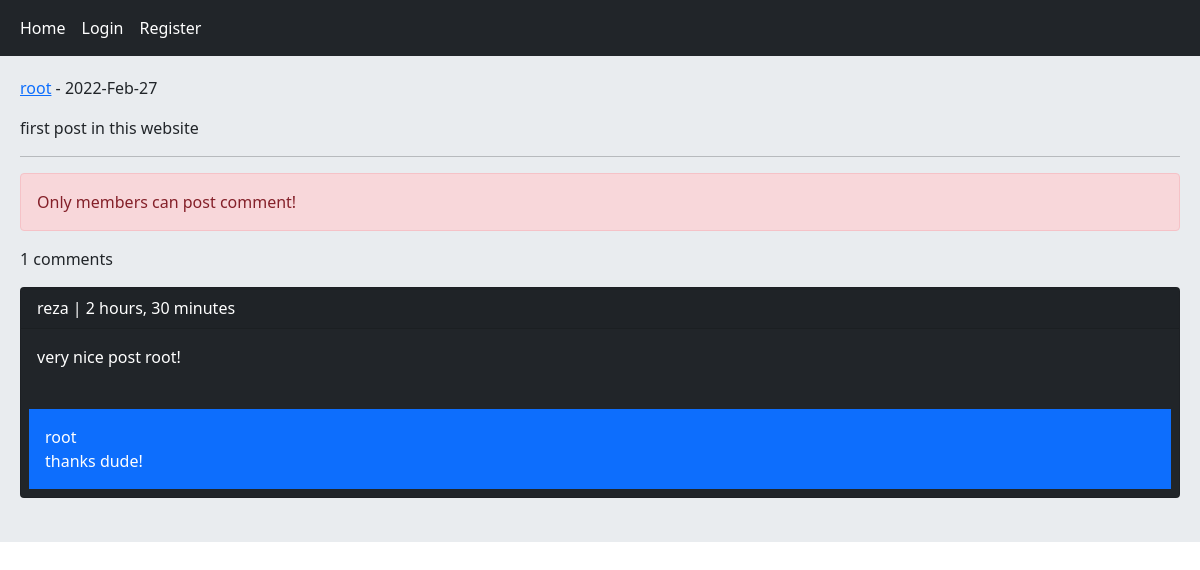
/post/1/first-post, run on the app's committed database.
### home/models.py (models this page shows, shortened)
class Post(models.Model):
    body = models.TextField()
    slug = models.SlugField()
    created = models.DateTimeField(auto_now_add=True)
    updated = models.DateTimeField(auto_now=True)
    user = models.ForeignKey(User, on_delete=models.CASCADE, related_name='posts')
    class Meta:
        ordering = ['-created']

class Comment(models.Model):
    body = models.CharField(max_length=400)
    created = models.DateTimeField(auto_now_add=True)
    user = models.ForeignKey(User, on_delete=models.CASCADE, related_name='ucomments')
    post = models.ForeignKey(Post, on_delete=models.CASCADE, related_name='pcomments')
    reply = models.ForeignKey('self', on_delete=models.CASCADE, related_name='rcomments', null=True, blank=True)
    is_reply = models.BooleanField(default=False)

### home/views.py (the view, shortened to what this page needs)
# urls.py: path('post/<int:post_id>/<slug:post_slug>', views.PostDetailView.as_view(), name='post_detail'),
class PostDetailView(View):
    form_class = CommentCreateForm
    form_class_reply = CommentReplyForm
    def setup(self, request, *args, **kwargs):
        self.post_instance = get_object_or_404(Post, pk=kwargs['post_id'], slug=kwargs['post_slug'])
        return super().setup(request, *args, **kwargs)
    def get(self, request, *args, **kwargs):
        comments = self.post_instance.pcomments.filter(is_reply=False)
        return render(request, 'home/detail.html', context={'post': self.post_instance, 'comments': comments, 'form': self.form_class, 'reply_from': self.form_class_reply})

### home/templates/home/detail.html (shortened to what this page needs)
{% extends 'base.html' %}
{% block content %}
    <p><a href="{% url 'account:user_profile' post.user.id %}">{{ post.user.username }}</a> - {{ post.updated|date:"Y-M-d" }}</p>
    <p>{{ post.body }}</p>
    <hr>
    {% if request.user.is_authenticated %}
        <a href="{% url 'home:post_like' post.id %}" class="btn btn-primary col-md-2">Like</a>
        <form action="" method="post">
            {% csrf_token %}
            {{ form.as_p }}
            <input type="submit" value="Send">
        </form> <br>
    {% else %}
        <p class="alert alert-danger">Only members can post comment!</p>
    {% endif %}
    <p>{{ comments.count }} comments</p>
    {% for comment in comments %}
        <div class="card bg-dark text-white">
            <p class="card-header">{{ comment.user }} | {{ comment.created|timesince }}</p>
            <p class="card-body">{{ comment.body }}</p>
            {% with replies=comment.rcomments.all %}
                {% for reply in replies %}
                    <p class="bg-primary p-3 m-2">{{ reply.user }} <br> {{ reply.body }}</p>
                {% endfor %}
            {% endwith %}
        </div> <br>
    {% empty %}
        <p>No comments yet!</p>
    {% endfor %}
{% endblock %}

### data on the page
Post: user.username "root", updated "2022-Feb-27", body "first post in this website"
Comment: user "reza", created "2 hours, 30 minutes", body "very nice post root!"
Comment: user "root", body "thanks dude!"

### other printed values
{{ comments.count }} "1"
